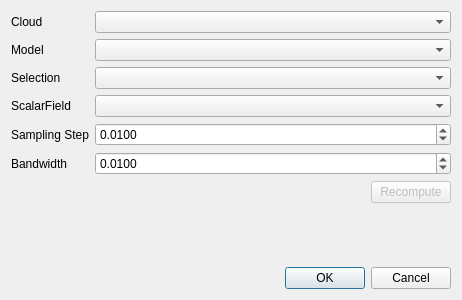
<?xml version="1.0" encoding="UTF-8"?>
<ui version="4.0">
 <class>ccTimeSeriesGeneratorEditorDlgUi</class>
 <widget class="QDialog" name="ccTimeSeriesGeneratorEditorDlgUi">
  <property name="geometry">
   <rect>
    <x>0</x>
    <y>0</y>
    <width>462</width>
    <height>300</height>
   </rect>
  </property>
  <property name="windowTitle">
   <string>Dialog</string>
  </property>
  <layout class="QGridLayout" name="gridLayout">
   <item row="0" column="0">
    <layout class="QFormLayout" name="formLayout">
     <property name="fieldGrowthPolicy">
      <enum>QFormLayout::AllNonFixedFieldsGrow</enum>
     </property>
     <item row="0" column="0">
      <widget class="QLabel" name="label">
       <property name="text">
        <string>Cloud</string>
       </property>
      </widget>
     </item>
     <item row="0" column="1">
      <widget class="ObjectSelectionComboBox" name="comboCloud"/>
     </item>
     <item row="1" column="0">
      <widget class="QLabel" name="label_2">
       <property name="text">
        <string>Model</string>
       </property>
      </widget>
     </item>
     <item row="1" column="1">
      <widget class="ObjectSelectionComboBox" name="comboModel"/>
     </item>
     <item row="2" column="1">
      <widget class="ObjectSelectionComboBox" name="comboArea">
       <property name="enabled">
        <bool>true</bool>
       </property>
      </widget>
     </item>
     <item row="2" column="0">
      <widget class="QLabel" name="label_3">
       <property name="enabled">
        <bool>true</bool>
       </property>
       <property name="text">
        <string>Selection</string>
       </property>
      </widget>
     </item>
     <item row="3" column="1">
      <widget class="QComboBox" name="comboScalar"/>
     </item>
     <item row="3" column="0">
      <widget class="QLabel" name="labelScalar">
       <property name="text">
        <string>ScalarField</string>
       </property>
      </widget>
     </item>
     <item row="4" column="1">
      <widget class="QDoubleSpinBox" name="spinStep">
       <property name="decimals">
        <number>4</number>
       </property>
       <property name="maximum">
        <double>1000.000000000000000</double>
       </property>
       <property name="singleStep">
        <double>0.010000000000000</double>
       </property>
       <property name="value">
        <double>0.010000000000000</double>
       </property>
      </widget>
     </item>
     <item row="5" column="1">
      <widget class="QDoubleSpinBox" name="spinBandWidth">
       <property name="decimals">
        <number>4</number>
       </property>
       <property name="maximum">
        <double>1000.000000000000000</double>
       </property>
       <property name="singleStep">
        <double>0.010000000000000</double>
       </property>
       <property name="value">
        <double>0.010000000000000</double>
       </property>
      </widget>
     </item>
     <item row="4" column="0">
      <widget class="QLabel" name="label_4">
       <property name="text">
        <string>Sampling Step</string>
       </property>
      </widget>
     </item>
     <item row="5" column="0">
      <widget class="QLabel" name="label_5">
       <property name="text">
        <string>Bandwidth</string>
       </property>
      </widget>
     </item>
    </layout>
   </item>
   <item row="3" column="0">
    <widget class="QDialogButtonBox" name="buttonBox">
     <property name="orientation">
      <enum>Qt::Horizontal</enum>
     </property>
     <property name="standardButtons">
      <set>QDialogButtonBox::Cancel|QDialogButtonBox::Ok</set>
     </property>
    </widget>
   </item>
   <item row="1" column="0">
    <layout class="QHBoxLayout" name="horizontalLayout">
     <item>
      <spacer name="horizontalSpacer">
       <property name="orientation">
        <enum>Qt::Horizontal</enum>
       </property>
       <property name="sizeHint" stdset="0">
        <size>
         <width>40</width>
         <height>20</height>
        </size>
       </property>
      </spacer>
     </item>
     <item>
      <widget class="QPushButton" name="pushButton">
       <property name="enabled">
        <bool>false</bool>
       </property>
       <property name="text">
        <string>Recompute</string>
       </property>
      </widget>
     </item>
    </layout>
   </item>
   <item row="2" column="0">
    <spacer name="verticalSpacer">
     <property name="orientation">
      <enum>Qt::Vertical</enum>
     </property>
     <property name="sizeHint" stdset="0">
      <size>
       <width>20</width>
       <height>40</height>
      </size>
     </property>
    </spacer>
   </item>
  </layout>
 </widget>
 <customwidgets>
  <customwidget>
   <class>ObjectSelectionComboBox</class>
   <extends>QComboBox</extends>
   <header location="global">helpers/qtHelper.h</header>
  </customwidget>
 </customwidgets>
 <resources/>
 <connections>
  <connection>
   <sender>buttonBox</sender>
   <signal>accepted()</signal>
   <receiver>ccTimeSeriesGeneratorEditorDlgUi</receiver>
   <slot>accept()</slot>
   <hints>
    <hint type="sourcelabel">
     <x>248</x>
     <y>254</y>
    </hint>
    <hint type="destinationlabel">
     <x>157</x>
     <y>274</y>
    </hint>
   </hints>
  </connection>
  <connection>
   <sender>buttonBox</sender>
   <signal>rejected()</signal>
   <receiver>ccTimeSeriesGeneratorEditorDlgUi</receiver>
   <slot>reject()</slot>
   <hints>
    <hint type="sourcelabel">
     <x>316</x>
     <y>260</y>
    </hint>
    <hint type="destinationlabel">
     <x>286</x>
     <y>274</y>
    </hint>
   </hints>
  </connection>
 </connections>
</ui>
